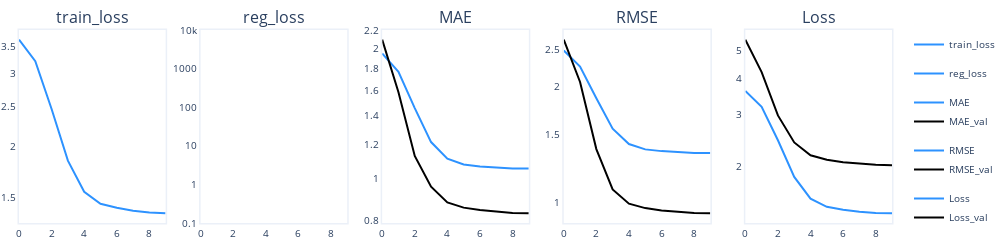

The code cell stored with this chart in its notebook:
### Code cell
create_metrics_plot(metrics)

### Figure 1 — Plotly figure (JSON) as saved in the notebook; plotly's stock layout.template omitted (floating-point values rounded to 4 significant figures)
{"data": [{"legendgroup": "train_loss", "line": {"color": "#2d92ff", "width": 2}, "mode": "lines", "name": "train_loss", "type": "scatter", "xaxis": "x", "y": [3.628, 3.216, 2.461, 1.843, 1.548, 1.447, 1.415, 1.392, 1.378, 1.372], "yaxis": "y"}, {"legendgroup": "reg_loss", "line": {"color": "#2d92ff", "width": 2}, "mode": "lines", "name": "reg_loss", "type": "scatter", "xaxis": "x2", "y": [0, 0, 0, 0, 0, 0, 0, 0, 0, 0], "yaxis": "y2"}, {"legendgroup": "MAE", "line": {"color": "#2d92ff", "width": 2}, "mode": "lines", "name": "MAE", "type": "scatter", "xaxis": "x3", "y": [1.946, 1.765, 1.455, 1.214, 1.111, 1.076, 1.066, 1.058, 1.055, 1.054], "yaxis": "y3"}, {"legendgroup": "MAE", "line": {"color": "black", "width": 2}, "mode": "lines", "name": "MAE_val", "type": "scatter", "xaxis": "x3", "y": [2.095, 1.583, 1.127, 0.9564, 0.88, 0.8555, 0.8443, 0.8364, 0.8316, 0.8298], "yaxis": "y3"}, {"legendgroup": "RMSE", "line": {"color": "#2d92ff", "width": 2}, "mode": "lines", "name": "RMSE", "type": "scatter", "xaxis": "x4", "y": [2.485, 2.258, 1.869, 1.557, 1.421, 1.376, 1.362, 1.353, 1.347, 1.347], "yaxis": "y4"}, {"legendgroup": "RMSE", "line": {"color": "black", "width": 2}, "mode": "lines", "name": "RMSE_val", "type": "scatter", "xaxis": "x4", "y": [2.651, 2.058, 1.378, 1.084, 0.9949, 0.969, 0.9557, 0.9465, 0.9412, 0.9391], "yaxis": "y4"}, {"legendgroup": "Loss", "line": {"color": "#2d92ff", "width": 2}, "mode": "lines", "name": "Loss", "type": "scatter", "xaxis": "x5", "y": [3.625, 3.199, 2.453, 1.836, 1.545, 1.448, 1.415, 1.392, 1.379, 1.375], "yaxis": "y5"}, {"legendgroup": "Loss", "line": {"color": "black", "width": 2}, "mode": "lines", "name": "Loss_val", "type": "scatter", "xaxis": "x5", "y": [5.442, 4.211, 2.986, 2.412, 2.177, 2.102, 2.062, 2.035, 2.02, 2.015], "yaxis": "y5"}, {"legendgroup": "Loss", "line": {"color": "black", "width": 2}, "mode": "lines", "name": "RegLoss", "type": "scatter", "xaxis": "x5", "y": [0, 0, 0, 0, 0, 0, 0, 0, 0, 0], "yaxis": "y5"}], "layout": {"annotations": [{"font": {"size": 16}, "showarrow": false, "text": "train_loss", "x": 0.084, "xanchor": "center", "xref": "paper", "y": 1, "yanchor": "bottom", "yref": "paper"}, {"font": {"size": 16}, "showarrow": false, "text": "reg_loss", "x": 0.292, "xanchor": "center", "xref": "paper", "y": 1, "yanchor": "bottom", "yref": "paper"}, {"font": {"size": 16}, "showarrow": false, "text": "MAE", "x": 0.5, "xanchor": "center", "xref": "paper", "y": 1, "yanchor": "bottom", "yref": "paper"}, {"font": {"size": 16}, "showarrow": false, "text": "RMSE", "x": 0.708, "xanchor": "center", "xref": "paper", "y": 1, "yanchor": "bottom", "yref": "paper"}, {"font": {"size": 16}, "showarrow": false, "text": "Loss", "x": 0.916, "xanchor": "center", "xref": "paper", "y": 1, "yanchor": "bottom", "yref": "paper"}], "autosize": true, "font": {"size": 10}, "height": 200, "margin": {"b": 0, "l": 0, "pad": 0, "r": 10, "t": 30}, "title": {"font": {"size": 10}}, "width": 1000, "xaxis": {"anchor": "y", "domain": [0, 0.168], "linewidth": 1.5, "mirror": true, "showgrid": false, "showline": true}, "xaxis2": {"anchor": "y2", "domain": [0.208, 0.376], "linewidth": 1.5, "mirror": true, "showgrid": false, "showline": true}, "xaxis3": {"anchor": "y3", "domain": [0.416, 0.584], "linewidth": 1.5, "mirror": true, "showgrid": false, "showline": true}, "xaxis4": {"anchor": "y4", "domain": [0.624, 0.792], "linewidth": 1.5, "mirror": true, "showgrid": false, "showline": true}, "xaxis5": {"anchor": "y5", "domain": [0.832, 1], "linewidth": 1.5, "mirror": true, "showgrid": false, "showline": true}, "yaxis": {"anchor": "x", "domain": [0, 1], "linewidth": 1.5, "mirror": true, "rangemode": "tozero", "showgrid": false, "showline": true, "type": "log"}, "yaxis2": {"anchor": "x2", "domain": [0, 1], "linewidth": 1.5, "mirror": true, "rangemode": "tozero", "showgrid": false, "showline": true, "type": "log"}, "yaxis3": {"anchor": "x3", "domain": [0, 1], "linewidth": 1.5, "mirror": true, "rangemode": "tozero", "showgrid": false, "showline": true, "type": "log"}, "yaxis4": {"anchor": "x4", "domain": [0, 1], "linewidth": 1.5, "mirror": true, "rangemode": "tozero", "showgrid": false, "showline": true, "type": "log"}, "yaxis5": {"anchor": "x5", "domain": [0, 1], "linewidth": 1.5, "mirror": true, "rangemode": "tozero", "showgrid": false, "showline": true, "type": "log"}}}
